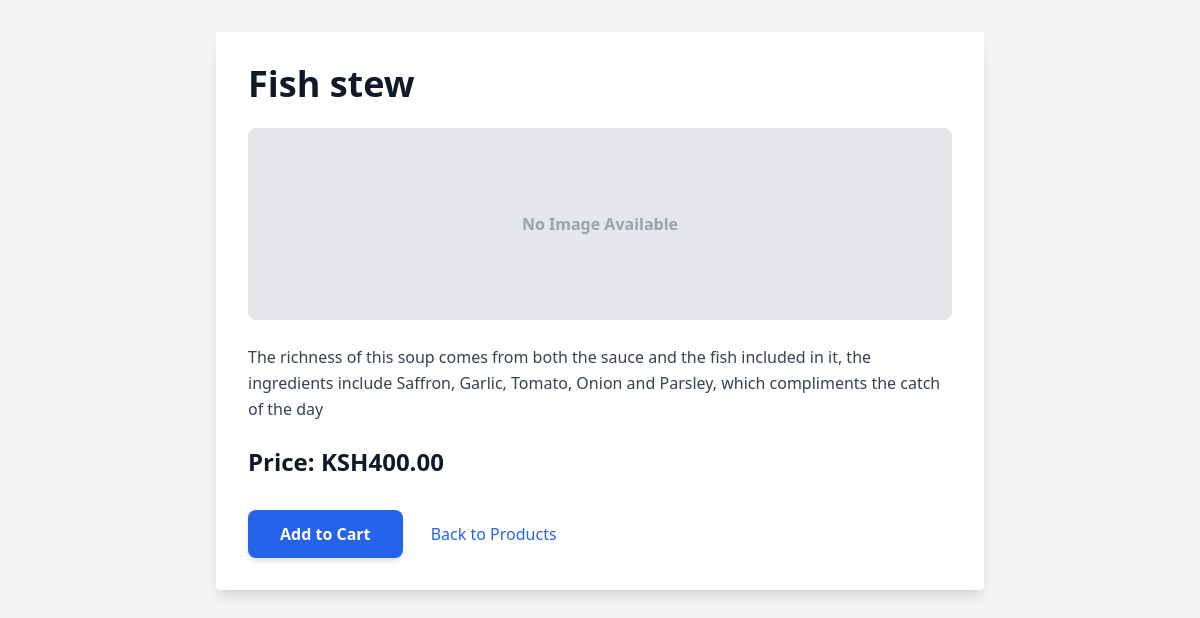
The app's page /catalogue/products/3/ with its own data.
### catalogue/models.py (models this page shows, shortened)
class Product(models.Model):
    image = models.ImageField(upload_to='product_images/', null=True, blank=True)
    name = models.CharField(max_length=50)
    description = models.TextField()
    price = models.DecimalField(max_digits=10, decimal_places=2)
    stock = models.PositiveIntegerField(default=0)
    category = models.ForeignKey(Category, null=True, on_delete=models.PROTECT)

### catalogue/views.py (the view)
# urls.py: path("products/<int:id>/", views.product_detail, name="product_details"),
def product_detail(request, id):
    product = get_object_or_404(Product, id=id)
    return render(request, "catalogue/product_details.html", {"product": product})

### catalogue/templates/catalogue/product_details.html (shortened to what this page needs)
<!DOCTYPE html>
<html lang="en">
<head>
    <link href="https://cdn.jsdelivr.net/npm/tailwindcss@2.2.19/dist/tailwind.min.css" rel="stylesheet" />
</head>
<body class="bg-gray-100 p-8">
    <div class="max-w-3xl mx-auto bg-white rounded shadow-lg p-8">
        <h3 class="text-4xl font-extrabold mb-6 text-gray-900">{{ product.name }}</h3>
        {% if product.image %}
          <img src="{{ product.image.url }}" alt="{{ product.name }}" class="w-full max-h-96 object-cover mb-6 rounded-lg border" />
        {% else %}
          <div class="w-full h-48 bg-gray-200 flex items-center justify-center rounded-lg mb-6">
              <span class="text-gray-400 font-semibold">No Image Available</span>
          </div>
        {% endif %}
        <p class="mb-6 text-gray-700 leading-relaxed">{{ product.description }}</p>
        <b class="block text-2xl mb-8 text-gray-900">Price: KSH{{ product.price }}</b>
        <form action="{% url 'add_to_cart' product.id %}" method="post" class="inline-block">
            <button type="submit" class="bg-blue-600 hover:bg-blue-700 text-white font-semibold py-3 px-8 rounded-lg shadow-md transition duration-300">
                Add to Cart
            </button>
        </form>
        <a href="{% url 'list_products' %}" class="ml-6 text-blue-600 hover:underline font-medium">
            Back to Products
        </a>
    </div>
</body>
</html>

### records on screen
Product: name "Fish stew", description "The richness of this soup comes from both the sauce and the fish included in it, the ingredients include Saffron, Garlic, Tomato, Onion and Parsley, which compliments the catch of the day", price "400.00"
